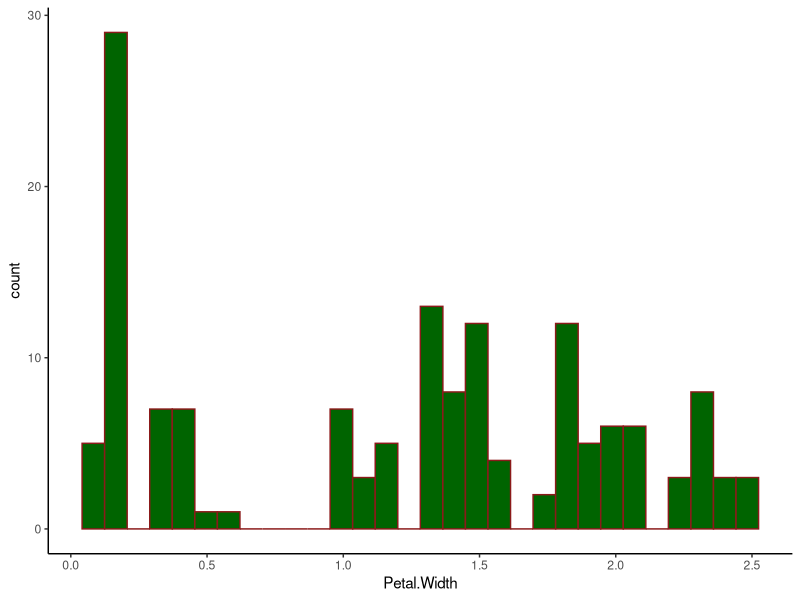

Recreate this plot in R.
## ---- chunk 1
knitr::opts_chunk$set(echo = TRUE)
library(tidyverse)
## ---- chunk 2
ggplot(iris) +
  aes(x = Petal.Width) +
  geom_histogram(color = "firebrick4",
                 fill = "darkgreen") +
  theme_classic()


